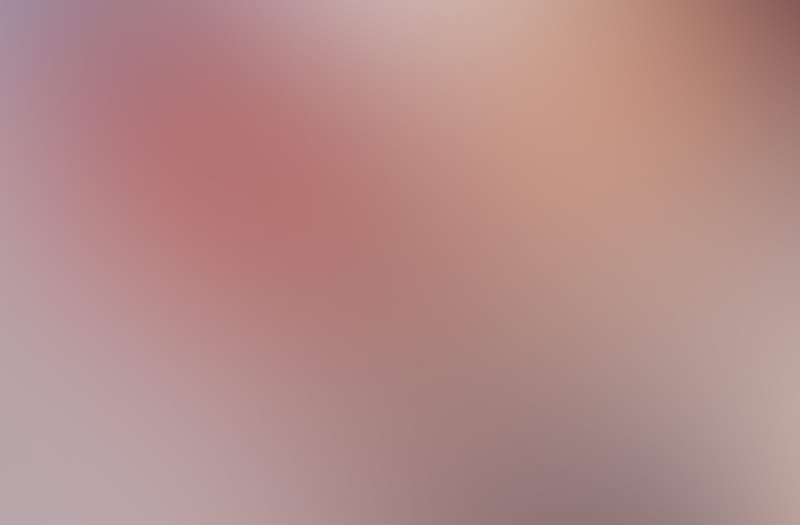
#> input picture images/pic02.jpg, 1600 x 1050 px, given in place of images, which was not available (shown at 1/2 size)
$ python mpl_image_animator.py ../../../../images
#> lines starting #> are read from the running program, lines starting #| are printed output that depends on the picture; pictures that were not available may be replaced by others from this repository, and a replacement may not be noted
#!/usr/bin/env python

import numpy as np
import matplotlib.pyplot as plt
from matplotlib.image import imread
from matplotlib import animation

import sys
import argparse

# Argument information
description = "Animate a list of images and save the result as a video file."
images_help = "The images to be animated. Must be supplied in order if sort option is not specified."
out_help = "The name of the output file. movie.mp4 by default."
dpi_help = """The desired dpi for the animation. The default is 256. Beware of memory errors when using larger values."""
stack_help = """Create a single plot with multiple stacked subplots. The first argument is the number of subplots, and
        the second determines how they are grouped (set to 1 to stack each NSUBPLOTS images, and 0 to split the image
        list into NSUBPLOTS parts, and cycle through them in parallel). The input will be sorted prior to splitting the
        the list in the first case, and afterward in the latter one."""
sort_help = """A floating point number specifying the digits to sort file names by. Digits preceding the decimal point
    give the starting index, digits following the decimal point give the number of characters. Make negative for
    descending order."""

# Construct parser and parse
parser = argparse.ArgumentParser(description=description)
parser.add_argument('images', nargs='*', help=images_help)
parser.add_argument('-o', '--out', default='movie.mp4', help=out_help)
parser.add_argument('-d', '--dpi', type=int, default=256, help=dpi_help)
parser.add_argument('--stack', nargs=2, type=int, metavar=('NSUBPLOTS', 'GROUPMODE'), help=stack_help)
parser.add_argument('-s', '--sort', type=float, help=sort_help)

args = parser.parse_args(sys.argv[1:])
images = args.images

if not images:
    sys.exit("No images supplied for animation.")

if args.stack is not None:

    nsubplots = args.stack[0]
    groupmode = args.stack[1]

else:

    nsubplots = 1
    groupmode = 0

sublist_size = len(images) // nsubplots

if nsubplots > 1 and groupmode == 0:

    step = sublist_size
    sublists = [images[i-step:i] for i in range(step, len(images) + 1, step)]

else:

    sublists = [images]

# Sort if necessary
if args.sort is not None:
    # Descending or ascending
    desc = args.sort < 0
    # Staring index
    start = abs(int(args.sort))
    # Number of characters
    nchars = int(str(args.sort).split('.')[1])

    if nchars == 0:
        key = lambda img: img[start:]
    else:
        key = lambda img: img[start:start + nchars]
    for imlist in sublists:
        imlist.sort(key=key, reverse=desc)

if nsubplots > 1 and groupmode == 1:

    sublists = [images[i::nsubplots] for i in range(nsubplots)]

# Load images and animate
print("Reading...")
sublists = [list(map(imread, images)) for images in sublists]
#> sublists = 1 item

print("Animating...")

if nsubplots == 1:

    fig = plt.figure()
    axes = [plt.gca()]

else:

    fig, axes = plt.subplots(nsubplots)

plt.margins(0, 0)
plt.subplots_adjust(top=1, bottom=0, right=1, left=0, hspace=0, wspace=0)

imobj = []

for ax, sub in zip(axes, sublists):

    ax.set_axis_off()

    zeros = np.zeros(sub[0].shape)
    imobj.append(ax.imshow(zeros, origin='lower', alpha=1.0, zorder=1, aspect=1))
#> this loop made 1 pass
#> after the loop, imobj = 1 item

def init():

    for im, sub in zip(imobj, sublists):
        im.set_data(np.zeros(sub[0].shape))
    return imobj,

def animate(i):

#> called with i = 0
    for im, sub in zip(imobj, sublists):
        im.set_data(sub[i][-1::-1])
    return imobj

anim = animation.FuncAnimation(fig, animate, init_func=init, frames=sublist_size)
anim.save(args.out, dpi=args.dpi)
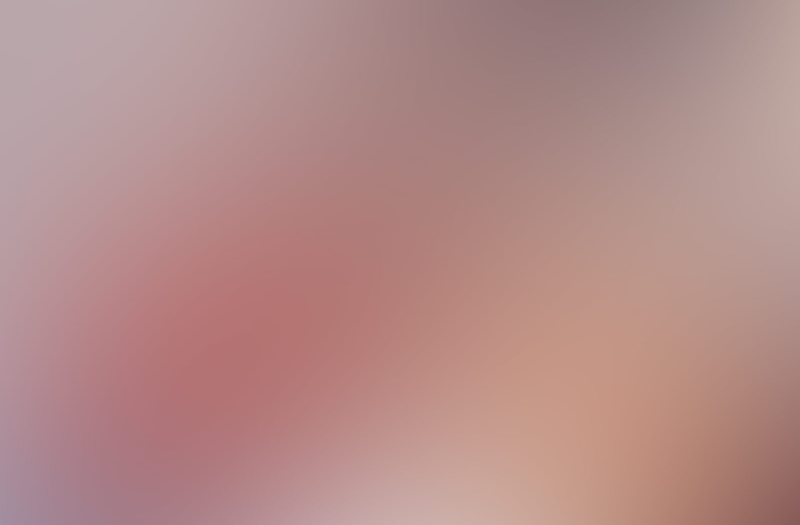
#> shown: shape (1050, 1600, 3) (shown at 1/2 size); mean R, G, B 179.7, 139.7, 137
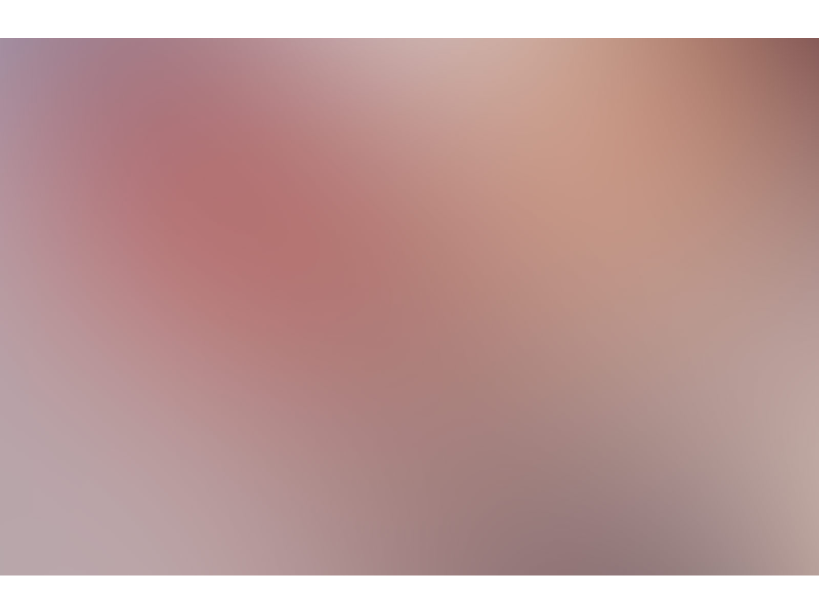
#> saved as movie.mp4: PIL image 1638x1228 RGBA (shown at 1/2 size); mean R, G, B, A 189, 154, 151.6, 255

$ run again, on images/pic03.jpg
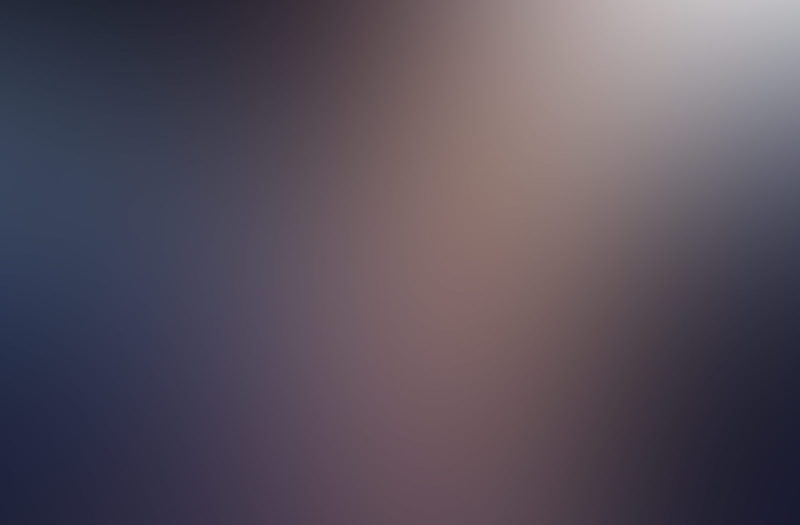
#> input picture images/pic03.jpg, 1600 x 1050 px, given in place of images, which was not available (shown at 1/2 size)
#> sublists = 1 item
#> the loop `for ax, sub in zip(axes, sublists): ` made 1 pass
#> the loop in init, `for im, sub in zip(imobj, sublists):` made 1 pass
#> the loop in animate, `for im, sub in zip(imobj, sublists):` made 1 pass
#> `anim.save(args.out, dpi=args.dpi)`:
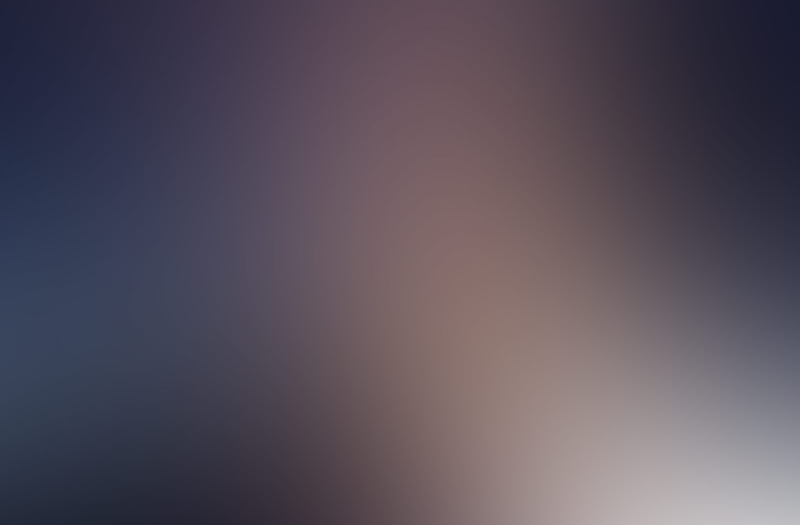
#> shown: shape (1050, 1600, 3) (shown at 1/2 size); mean R, G, B 88.8, 80.5, 92.1
#> `anim.save(args.out, dpi=args.dpi)`:
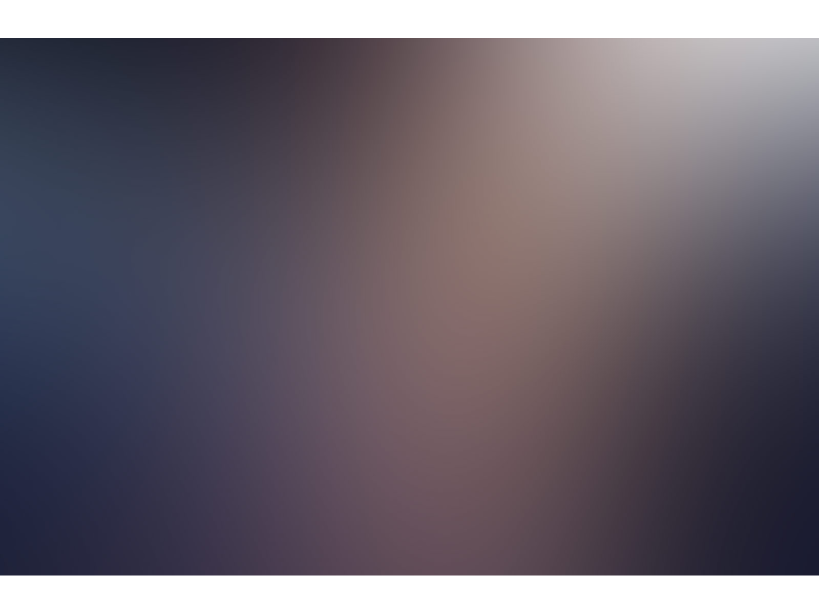
#> saved as movie.mp4: PIL image 1638x1228 RGBA (shown at 1/2 size); mean R, G, B, A 109.4, 102.1, 112.3, 255

$ run again, on images/pic04.jpg
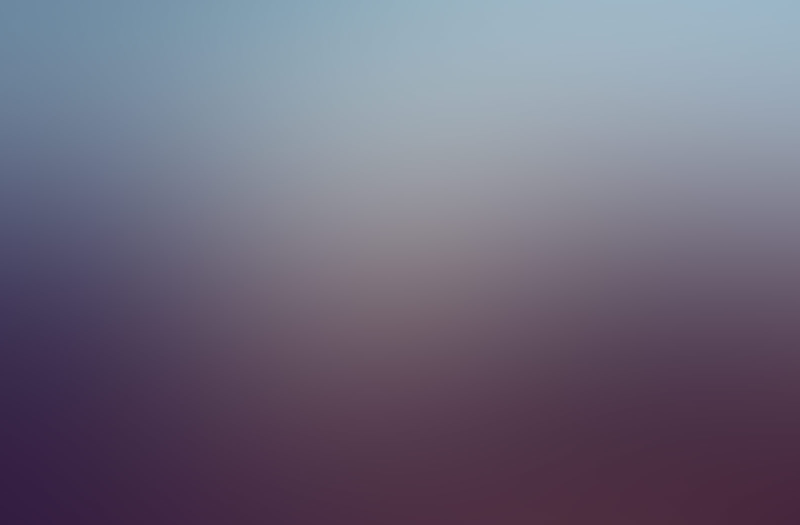
#> input picture images/pic04.jpg, 1600 x 1050 px, given in place of images, which was not available (shown at 1/2 size)
#> sublists = 1 item
#> the loop `for ax, sub in zip(axes, sublists): ` made 1 pass
#> the loop in init, `for im, sub in zip(imobj, sublists):` made 1 pass
#> the loop in animate, `for im, sub in zip(imobj, sublists):` made 1 pass
#> `anim.save(args.out, dpi=args.dpi)`:
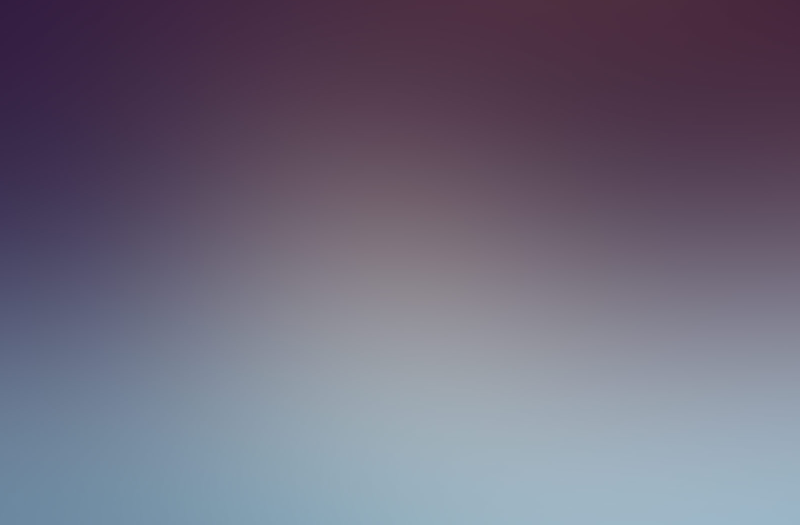
#> shown: shape (1050, 1600, 3) (shown at 1/2 size); mean R, G, B 109.8, 105, 123.5
#> `anim.save(args.out, dpi=args.dpi)`:
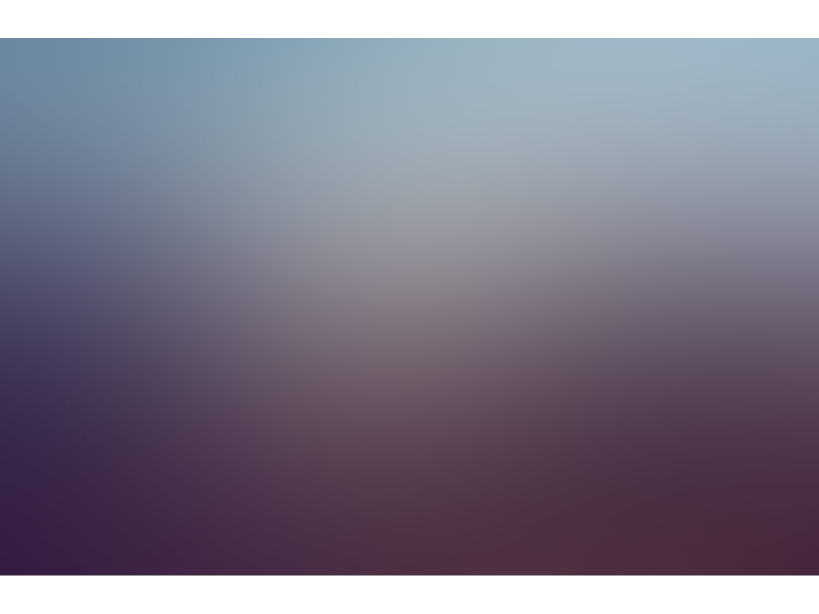
#> saved as movie.mp4: PIL image 1638x1228 RGBA (shown at 1/2 size); mean R, G, B, A 127.8, 123.6, 139.8, 255
